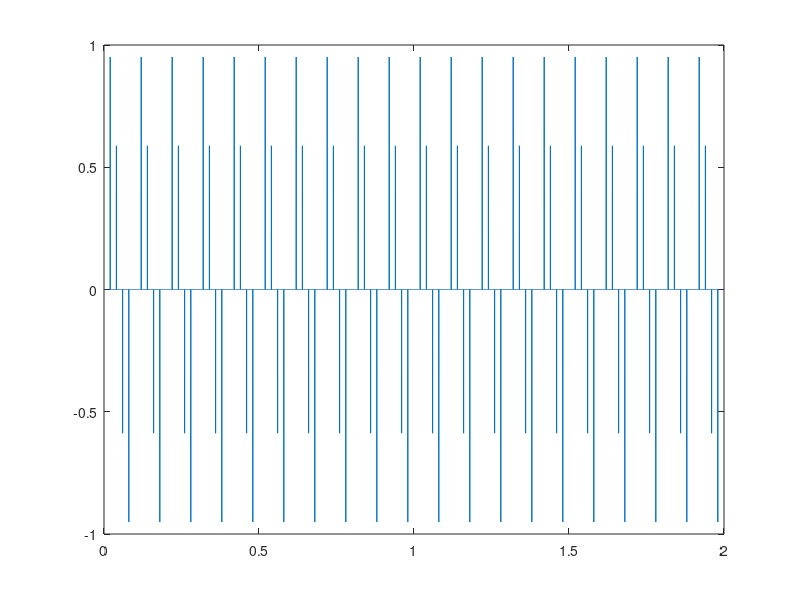
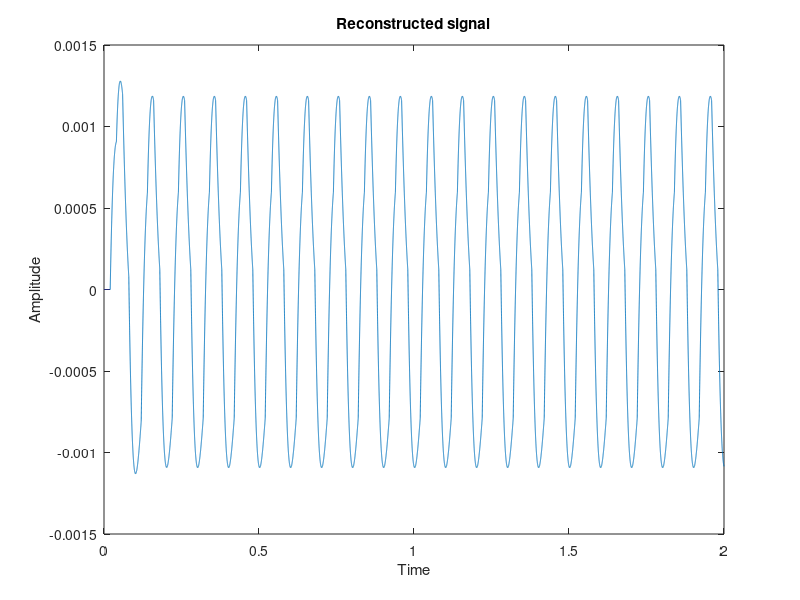

These figures' MATLAB source, in order:
fs = 50;
ts = 1/(fs*500);
t1=1/fs;
%duty cycle should be 10% of t1
duty=0.002;
t = 0:ts:2;
fm = 10;
am = 1;
ym = am * sin(2*pi*fm*t);
ac = 0.5;
%yc = pulstran(t,d,x);
yc = 0.5+(ac*square(2*pi*fs.*t,duty));
y = ym.*yc;
plot(t,y);
Fs = 15000;
wn = fm/Fs;
[a,b] = butter(2,wn,'low');
figure(2);
plot(t,filter(a,b,y));
xlabel('Time');
ylabel('Amplitude');
title('Reconstructed signal');
